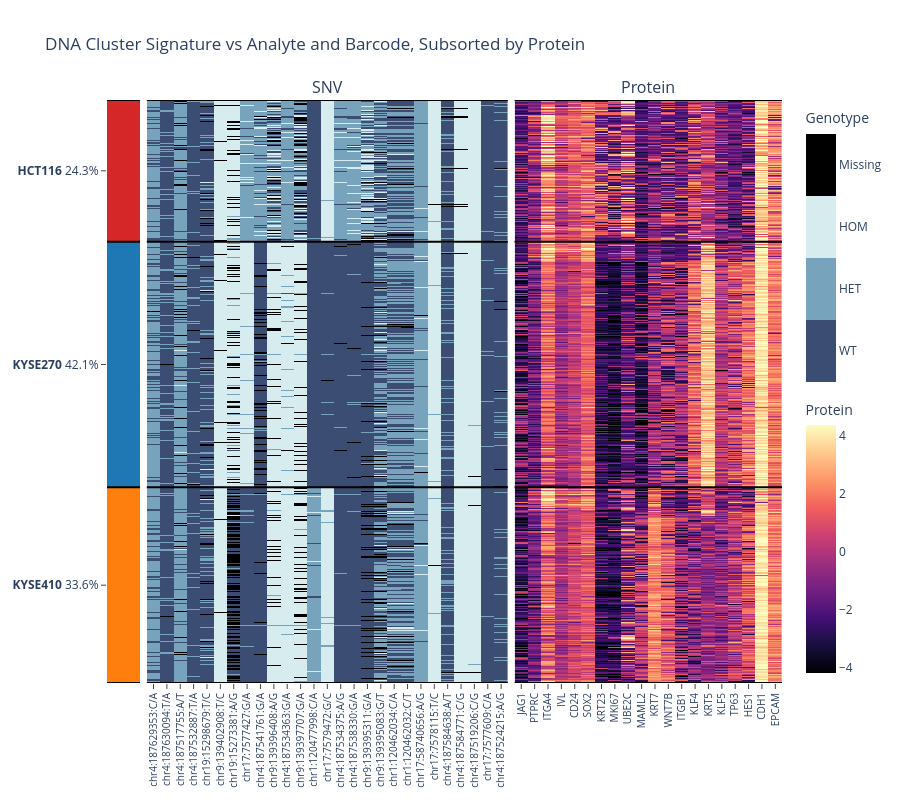

Notebook source saved alongside this figure:
### Code cell
sc.heatmap(clusterby="dna", sortby="protein", drop="cnv", flatten=False)

### Figure 1 — Plotly figure (JSON) as saved in the notebook; plotly's stock layout.template omitted (floating-point values rounded to 4 significant figures; data arrays with more than 128 entries replaced by an {"elided": "..."} marker saying what was removed)
{"data": [{"colorscale": [[0, "#d62728"], [0.3333, "#d62728"], [0.3333, "#1f77b4"], [0.6667, "#1f77b4"], [0.6667, "#ff7f0e"], [1, "#ff7f0e"]], "hoverinfo": "skip", "name": "Clone", "showscale": false, "type": "heatmap", "xaxis": "x", "yaxis": "y", "z": {"elided": "745x1 str values"}}, {"coloraxis": "coloraxis", "colorbar": {"len": 0.5, "title": {"text": "SNV"}, "y": 0.75}, "colorscale": [[0, "#440154"], [0.1111, "#482878"], [0.2222, "#3e4989"], [0.3333, "#31688e"], [0.4444, "#26828e"], [0.5556, "#1f9e89"], [0.6667, "#35b779"], [0.7778, "#6ece58"], [0.8889, "#b5de2b"], [1, "#fde725"]], "customdata": {"elided": "745x27 str values"}, "hovertemplate": "<b>Variant:</b> %{x}<br><b>Genotype:</b> %{customdata}<extra></extra>", "name": "SNV", "type": "heatmap", "x": [0, 1, 2, 3, 4, 5, 6, 7, 8, 9, 10, 11, 12, 13, 14, 15, 16, 17, 18, 19, 20, 21, 22, 23, 24, 25, 26], "xaxis": "x2", "yaxis": "y2", "z": {"elided": "745x27 int values"}, "zmax": 3, "zmin": 0}, {"colorbar": {"len": 0.5, "title": {"text": "Protein"}, "y": 0.25}, "colorscale": [[0, "#000004"], [0.1111, "#180f3d"], [0.2222, "#440f76"], [0.3333, "#721f81"], [0.4444, "#9e2f7f"], [0.5556, "#cd4071"], [0.6667, "#f1605d"], [0.7778, "#fd9668"], [0.8889, "#feca8d"], [1, "#fcfdbf"]], "hovertemplate": "<b>Protein:</b> %{x}<br><b>Relative expression:</b> %{z:.2f}<extra></extra>", "name": "Protein", "type": "heatmap", "x": [0, 1, 2, 3, 4, 5, 6, 7, 8, 9, 10, 11, 12, 13, 14, 15, 16, 17, 18, 19], "xaxis": "x3", "yaxis": "y3", "z": {"elided": "745x20 float values"}, "zmax": 4.369, "zmin": -4.204}], "layout": {"annotations": [{"font": {"size": 16}, "showarrow": false, "text": "SNV", "x": 0.3264, "xanchor": "center", "xref": "paper", "y": 1, "yanchor": "bottom", "yref": "paper"}, {"font": {"size": 16}, "showarrow": false, "text": "Protein", "x": 0.8019, "xanchor": "center", "xref": "paper", "y": 1, "yanchor": "bottom", "yref": "paper"}], "coloraxis": {"cmax": 3, "cmin": 0, "colorbar": {"len": 0.5, "ticktext": ["WT", "HET", "HOM", "Missing"], "tickvals": [0.375, 1.125, 1.875, 2.625], "title": {"text": "Genotype"}, "y": 0.75}, "colorscale": [[0, "#3b4d73"], [0.25, "#3b4d73"], [0.25, "#78a3bc"], [0.5, "#78a3bc"], [0.5, "#d7ecee"], [0.75, "#d7ecee"], [0.75, "#000000"], [1, "#000000"]]}, "height": 800, "shapes": [{"line": {"color": "rgba(1,1,1,1)"}, "type": "line", "x0": 0, "x1": 1, "xref": "x domain", "y0": 0, "y1": 0, "yref": "y"}, {"line": {"color": "rgba(1,1,1,1)"}, "type": "line", "x0": 0, "x1": 1, "xref": "x2 domain", "y0": 0, "y1": 0, "yref": "y2"}, {"line": {"color": "rgba(1,1,1,1)"}, "type": "line", "x0": 0, "x1": 1, "xref": "x3 domain", "y0": 0, "y1": 0, "yref": "y3"}, {"line": {"color": "rgba(1,1,1,1)"}, "type": "line", "x0": 0, "x1": 1, "xref": "x domain", "y0": 181, "y1": 181, "yref": "y"}, {"line": {"color": "rgba(1,1,1,1)"}, "type": "line", "x0": 0, "x1": 1, "xref": "x2 domain", "y0": 181, "y1": 181, "yref": "y2"}, {"line": {"color": "rgba(1,1,1,1)"}, "type": "line", "x0": 0, "x1": 1, "xref": "x3 domain", "y0": 181, "y1": 181, "yref": "y3"}, {"line": {"color": "rgba(1,1,1,1)"}, "type": "line", "x0": 0, "x1": 1, "xref": "x domain", "y0": 495, "y1": 495, "yref": "y"}, {"line": {"color": "rgba(1,1,1,1)"}, "type": "line", "x0": 0, "x1": 1, "xref": "x2 domain", "y0": 495, "y1": 495, "yref": "y2"}, {"line": {"color": "rgba(1,1,1,1)"}, "type": "line", "x0": 0, "x1": 1, "xref": "x3 domain", "y0": 495, "y1": 495, "yref": "y3"}, {"line": {"color": "rgba(1,1,1,1)"}, "type": "line", "x0": 0, "x1": 1, "xref": "x domain", "y0": 745, "y1": 745, "yref": "y"}, {"line": {"color": "rgba(1,1,1,1)"}, "type": "line", "x0": 0, "x1": 1, "xref": "x2 domain", "y0": 745, "y1": 745, "yref": "y2"}, {"line": {"color": "rgba(1,1,1,1)"}, "type": "line", "x0": 0, "x1": 1, "xref": "x3 domain", "y0": 745, "y1": 745, "yref": "y3"}], "title": {"text": "DNA Cluster Signature vs Analyte and Barcode, Subsorted by Protein"}, "xaxis": {"anchor": "y", "automargin": true, "domain": [0, 0.049], "mirror": true, "showline": true, "showticklabels": false, "tickangle": -90, "tickfont": {"size": 10}, "tickmode": "array"}, "xaxis2": {"anchor": "y2", "automargin": true, "domain": [0.059, 0.5938], "mirror": true, "range": [-0.5, 26.5], "showline": true, "tickangle": -90, "tickfont": {"size": 10}, "tickmode": "array", "ticks": "outside", "ticktext": ["chr4:187629353:C/A", "chr4:187630094:T/A", "chr4:187517755:A/T", "chr4:187532887:T/A", "chr19:15298679:T/C", "chr9:139402908:T/C", "chr19:15273381:A/G", "chr17:7577427:G/A", "chr4:187541761:G/A", "chr9:139396408:A/G", "chr4:187534363:G/A", "chr9:139397707:G/A", "chr1:120477998:C/A", "chr17:7579472:G/C", "chr4:187534375:A/G", "chr4:187538330:G/A", "chr9:139395311:G/A", "chr9:139395083:G/T", "chr1:120462034:C/A", "chr1:120462032:C/T", "chr17:58740656:A/G", "chr17:7578115:T/C", "chr4:187584638:A/T", "chr4:187584771:C/G", "chr4:187519206:C/G", "chr17:7577609:C/A", "chr4:187524215:A/G"], "tickvals": [0, 1, 2, 3, 4, 5, 6, 7, 8, 9, 10, 11, 12, 13, 14, 15, 16, 17, 18, 19, 20, 21, 22, 23, 24, 25, 26]}, "xaxis3": {"anchor": "y3", "automargin": true, "domain": [0.6038, 1], "mirror": true, "range": [-0.5, 19.5], "showline": true, "tickangle": -90, "tickfont": {"size": 10}, "tickmode": "array", "ticks": "outside", "ticktext": ["JAG1", "PTPRC", "ITGA4", "IVL", "CD24", "SOX2", "KRT23", "MKI67", "UBE2C", "MAML2", "KRT7", "WNT7B", "ITGB1", "KLF4", "KRT5", "KLF5", "TP63", "HES1", "CDH1", "EPCAM"], "tickvals": [0, 1, 2, 3, 4, 5, 6, 7, 8, 9, 10, 11, 12, 13, 14, 15, 16, 17, 18, 19]}, "yaxis": {"anchor": "x", "automargin": true, "domain": [0, 1], "mirror": true, "range": [745, 0], "showline": true, "showticklabels": true, "ticks": "outside", "ticktext": ["<b>HCT116</b> 24.3%", "<b>KYSE270</b> 42.1%", "<b>KYSE410</b> 33.6%"], "tickvals": [90.5, 338, 620]}, "yaxis2": {"anchor": "x2", "automargin": true, "domain": [0, 1], "mirror": true, "range": [745, 0], "showline": true, "showticklabels": false}, "yaxis3": {"anchor": "x3", "automargin": true, "domain": [0, 1], "mirror": true, "range": [745, 0], "showline": true, "showticklabels": false}}}
